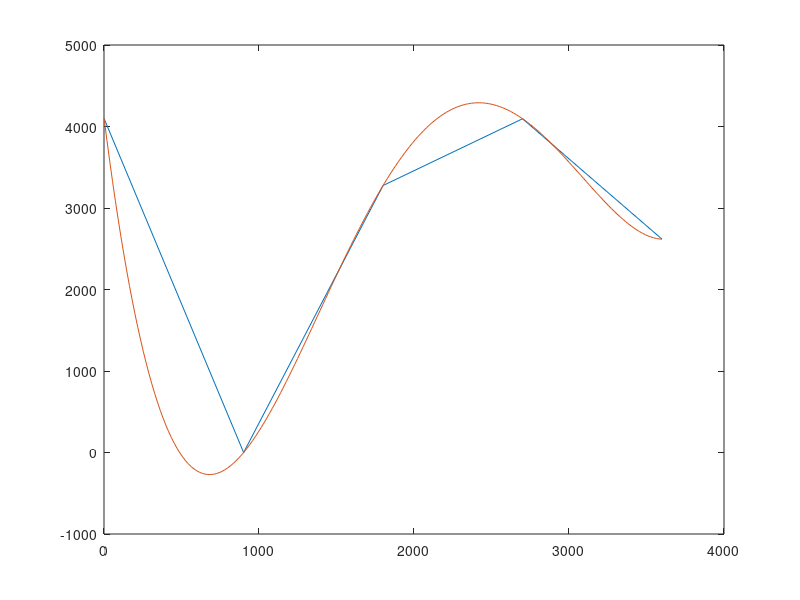
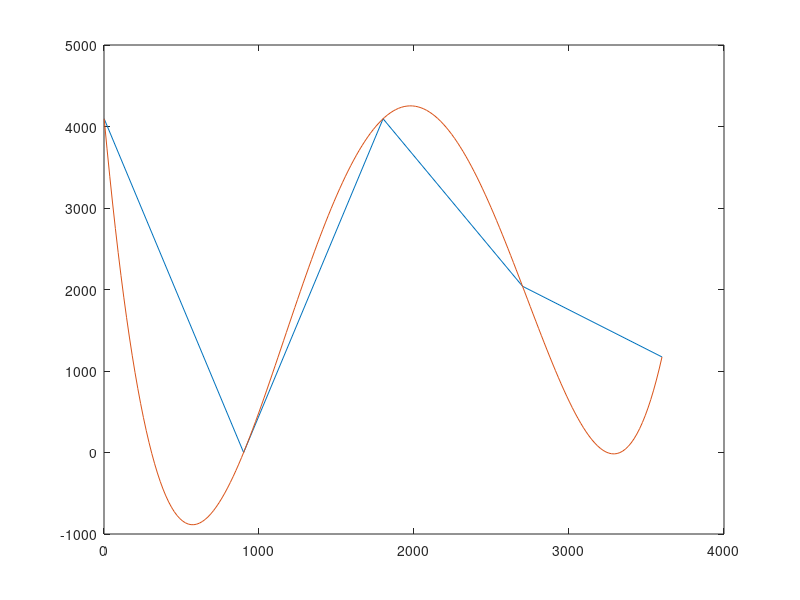
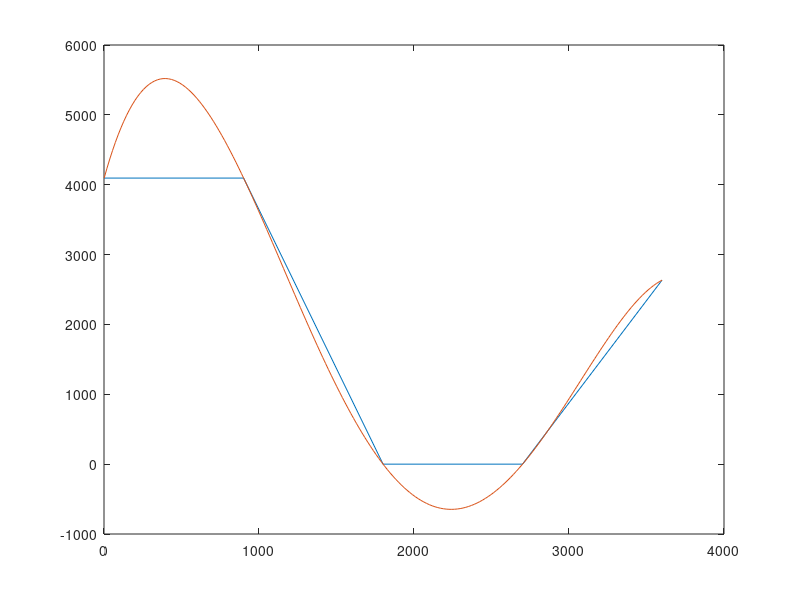

MATLAB code for these plots, in order:
clear
clc
r=[255 0 204 255 163];
g=[255 0 255 127 73];
b=[255 255 0 0  164];
r=4095.*r./255;
g=4095.*g./255;
b=4095.*b./255;
p1=polyfit(linspace(1,3600,5),r,4);
figure
plot(linspace(1,3600,5),r);
hold on
plot(linspace(1,3600,200),polyval(p1,linspace(1,3600,200)));
hold off

p2=polyfit(linspace(1,3600,5),g,4);
figure
plot(linspace(1,3600,5),g);
hold on
plot(linspace(1,3600,200),polyval(p2,linspace(1,3600,200)));
hold off

p3=polyfit(linspace(1,3600,5),b,4);
figure
plot(linspace(1,3600,5),b);
hold on
plot(linspace(1,3600,200),polyval(p3,linspace(1,3600,200)));
hold off